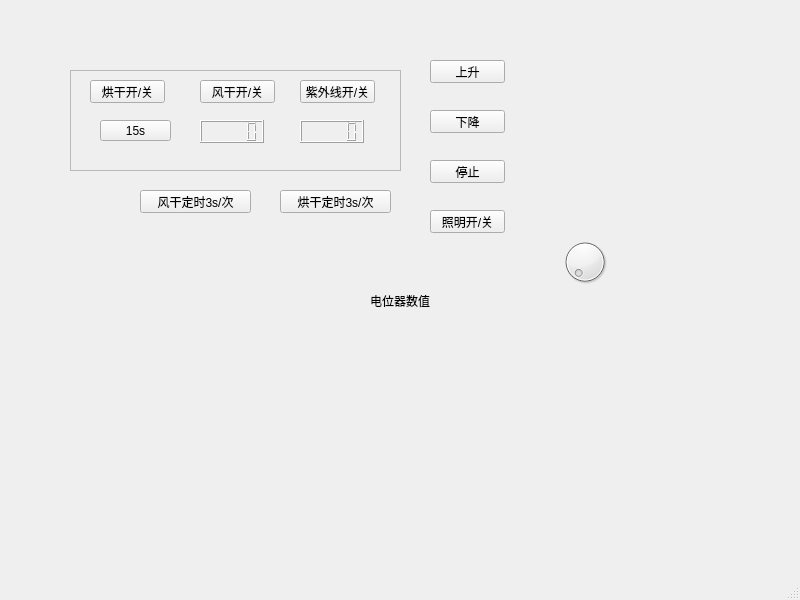
<?xml version="1.0" encoding="UTF-8"?>
<ui version="4.0">
 <class>MainWindow</class>
 <widget class="QMainWindow" name="MainWindow">
  <property name="geometry">
   <rect>
    <x>0</x>
    <y>0</y>
    <width>800</width>
    <height>600</height>
   </rect>
  </property>
  <property name="windowTitle">
   <string>MainWindow</string>
  </property>
  <widget class="QWidget" name="centralwidget">
   <widget class="QPushButton" name="pushButton_6">
    <property name="geometry">
     <rect>
      <x>280</x>
      <y>190</y>
      <width>111</width>
      <height>23</height>
     </rect>
    </property>
    <property name="text">
     <string>烘干定时3s/次</string>
    </property>
   </widget>
   <widget class="QFrame" name="frame">
    <property name="geometry">
     <rect>
      <x>70</x>
      <y>70</y>
      <width>331</width>
      <height>101</height>
     </rect>
    </property>
    <property name="tabletTracking">
     <bool>false</bool>
    </property>
    <property name="autoFillBackground">
     <bool>false</bool>
    </property>
    <property name="frameShape">
     <enum>QFrame::StyledPanel</enum>
    </property>
    <property name="frameShadow">
     <enum>QFrame::Raised</enum>
    </property>
    <widget class="QLCDNumber" name="lcdNumber">
     <property name="geometry">
      <rect>
       <x>130</x>
       <y>50</y>
       <width>64</width>
       <height>23</height>
      </rect>
     </property>
    </widget>
    <widget class="QLCDNumber" name="lcdNumber_2">
     <property name="geometry">
      <rect>
       <x>230</x>
       <y>50</y>
       <width>64</width>
       <height>23</height>
      </rect>
     </property>
    </widget>
    <widget class="QToolButton" name="toolButton">
     <property name="geometry">
      <rect>
       <x>30</x>
       <y>50</y>
       <width>71</width>
       <height>21</height>
      </rect>
     </property>
     <property name="text">
      <string>15s</string>
     </property>
    </widget>
   </widget>
   <widget class="QPushButton" name="pushButton_5">
    <property name="geometry">
     <rect>
      <x>140</x>
      <y>190</y>
      <width>111</width>
      <height>23</height>
     </rect>
    </property>
    <property name="text">
     <string>风干定时3s/次</string>
    </property>
   </widget>
   <widget class="QPushButton" name="pushButton_9">
    <property name="geometry">
     <rect>
      <x>90</x>
      <y>80</y>
      <width>75</width>
      <height>23</height>
     </rect>
    </property>
    <property name="text">
     <string>烘干开/关</string>
    </property>
   </widget>
   <widget class="QPushButton" name="pushButton_2">
    <property name="geometry">
     <rect>
      <x>430</x>
      <y>110</y>
      <width>75</width>
      <height>23</height>
     </rect>
    </property>
    <property name="text">
     <string>下降</string>
    </property>
   </widget>
   <widget class="QPushButton" name="pushButton_3">
    <property name="geometry">
     <rect>
      <x>430</x>
      <y>160</y>
      <width>75</width>
      <height>23</height>
     </rect>
    </property>
    <property name="text">
     <string>停止</string>
    </property>
   </widget>
   <widget class="QPushButton" name="pushButton_7">
    <property name="geometry">
     <rect>
      <x>300</x>
      <y>80</y>
      <width>75</width>
      <height>23</height>
     </rect>
    </property>
    <property name="text">
     <string>紫外线开/关</string>
    </property>
   </widget>
   <widget class="QPushButton" name="pushButton_8">
    <property name="geometry">
     <rect>
      <x>200</x>
      <y>80</y>
      <width>75</width>
      <height>23</height>
     </rect>
    </property>
    <property name="text">
     <string>风干开/关</string>
    </property>
   </widget>
   <widget class="QPushButton" name="pushButton">
    <property name="geometry">
     <rect>
      <x>430</x>
      <y>60</y>
      <width>75</width>
      <height>23</height>
     </rect>
    </property>
    <property name="text">
     <string>上升</string>
    </property>
   </widget>
   <widget class="QPushButton" name="pushButton_4">
    <property name="geometry">
     <rect>
      <x>430</x>
      <y>210</y>
      <width>75</width>
      <height>23</height>
     </rect>
    </property>
    <property name="text">
     <string>照明开/关</string>
    </property>
   </widget>
   <widget class="QDial" name="dial">
    <property name="geometry">
     <rect>
      <x>560</x>
      <y>230</y>
      <width>50</width>
      <height>64</height>
     </rect>
    </property>
   </widget>
   <widget class="QLabel" name="label">
    <property name="geometry">
     <rect>
      <x>370</x>
      <y>250</y>
      <width>161</width>
      <height>101</height>
     </rect>
    </property>
    <property name="text">
     <string>电位器数值</string>
    </property>
   </widget>
  </widget>
  <widget class="QMenuBar" name="menubar">
   <property name="geometry">
    <rect>
     <x>0</x>
     <y>0</y>
     <width>800</width>
     <height>26</height>
    </rect>
   </property>
  </widget>
  <widget class="QStatusBar" name="statusbar"/>
 </widget>
 <resources/>
 <connections/>
</ui>
